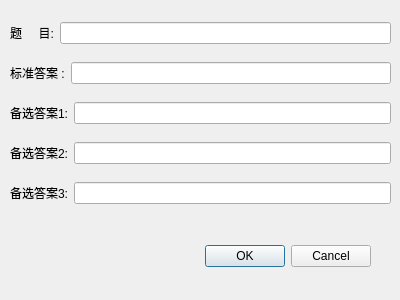
<?xml version="1.0" encoding="UTF-8"?>
<ui version="4.0">
 <class>QuestionInput</class>
 <widget class="QDialog" name="QuestionInput">
  <property name="geometry">
   <rect>
    <x>0</x>
    <y>0</y>
    <width>400</width>
    <height>300</height>
   </rect>
  </property>
  <property name="windowTitle">
   <string>题目采集</string>
  </property>
  <widget class="QDialogButtonBox" name="buttonBox">
   <property name="geometry">
    <rect>
     <x>30</x>
     <y>240</y>
     <width>341</width>
     <height>32</height>
    </rect>
   </property>
   <property name="orientation">
    <enum>Qt::Horizontal</enum>
   </property>
   <property name="standardButtons">
    <set>QDialogButtonBox::Cancel|QDialogButtonBox::Ok</set>
   </property>
  </widget>
  <widget class="QWidget" name="verticalLayoutWidget">
   <property name="geometry">
    <rect>
     <x>10</x>
     <y>10</y>
     <width>381</width>
     <height>211</height>
    </rect>
   </property>
   <layout class="QVBoxLayout" name="verticalLayout">
    <item>
     <layout class="QHBoxLayout" name="horizontalLayout">
      <item>
       <widget class="QLabel" name="label">
        <property name="text">
         <string>题     目:</string>
        </property>
       </widget>
      </item>
      <item>
       <widget class="QLineEdit" name="question_line"/>
      </item>
     </layout>
    </item>
    <item>
     <layout class="QHBoxLayout" name="horizontalLayout_2">
      <item>
       <widget class="QLabel" name="label_2">
        <property name="text">
         <string>标准答案 :</string>
        </property>
       </widget>
      </item>
      <item>
       <widget class="QLineEdit" name="standard_line"/>
      </item>
     </layout>
    </item>
    <item>
     <layout class="QHBoxLayout" name="horizontalLayout_3">
      <item>
       <widget class="QLabel" name="label_3">
        <property name="text">
         <string>备选答案1:</string>
        </property>
       </widget>
      </item>
      <item>
       <widget class="QLineEdit" name="key1_line"/>
      </item>
     </layout>
    </item>
    <item>
     <layout class="QHBoxLayout" name="horizontalLayout_4">
      <item>
       <widget class="QLabel" name="label_4">
        <property name="text">
         <string>备选答案2:</string>
        </property>
       </widget>
      </item>
      <item>
       <widget class="QLineEdit" name="key2_line"/>
      </item>
     </layout>
    </item>
    <item>
     <layout class="QHBoxLayout" name="horizontalLayout_5">
      <item>
       <widget class="QLabel" name="label_5">
        <property name="text">
         <string>备选答案3:</string>
        </property>
       </widget>
      </item>
      <item>
       <widget class="QLineEdit" name="key3_line"/>
      </item>
     </layout>
    </item>
   </layout>
  </widget>
 </widget>
 <resources/>
 <connections>
  <connection>
   <sender>buttonBox</sender>
   <signal>accepted()</signal>
   <receiver>QuestionInput</receiver>
   <slot>accept()</slot>
   <hints>
    <hint type="sourcelabel">
     <x>248</x>
     <y>254</y>
    </hint>
    <hint type="destinationlabel">
     <x>157</x>
     <y>274</y>
    </hint>
   </hints>
  </connection>
  <connection>
   <sender>buttonBox</sender>
   <signal>rejected()</signal>
   <receiver>QuestionInput</receiver>
   <slot>reject()</slot>
   <hints>
    <hint type="sourcelabel">
     <x>316</x>
     <y>260</y>
    </hint>
    <hint type="destinationlabel">
     <x>286</x>
     <y>274</y>
    </hint>
   </hints>
  </connection>
 </connections>
</ui>
